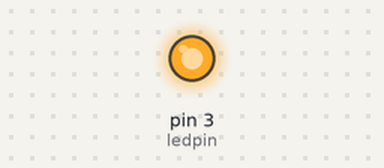
A sketch run on a simulated Arduino Uno, built with avr-gcc and run on an emulated ATmega328P. On the bench: output pins drawn as LEDs (lit = HIGH).

Above: at 0.05 s.
Timing chart, 0 to 3.0 s (numbered marks = the images above):
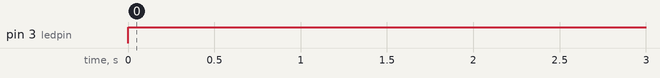

The sketch:

led.ino
```cpp
int ledpin = 3;

void setup()
{
	pinMode(ledpin, OUTPUT);
}


void loop()
{
	digitalWrite(ledpin, HIGH);
	delay(1000);
	digitalWrite(ledpin, LOW);
}
```

Measured:
- by itself, pin 3 (ledpin): LOW → HIGH at 0.00 s
